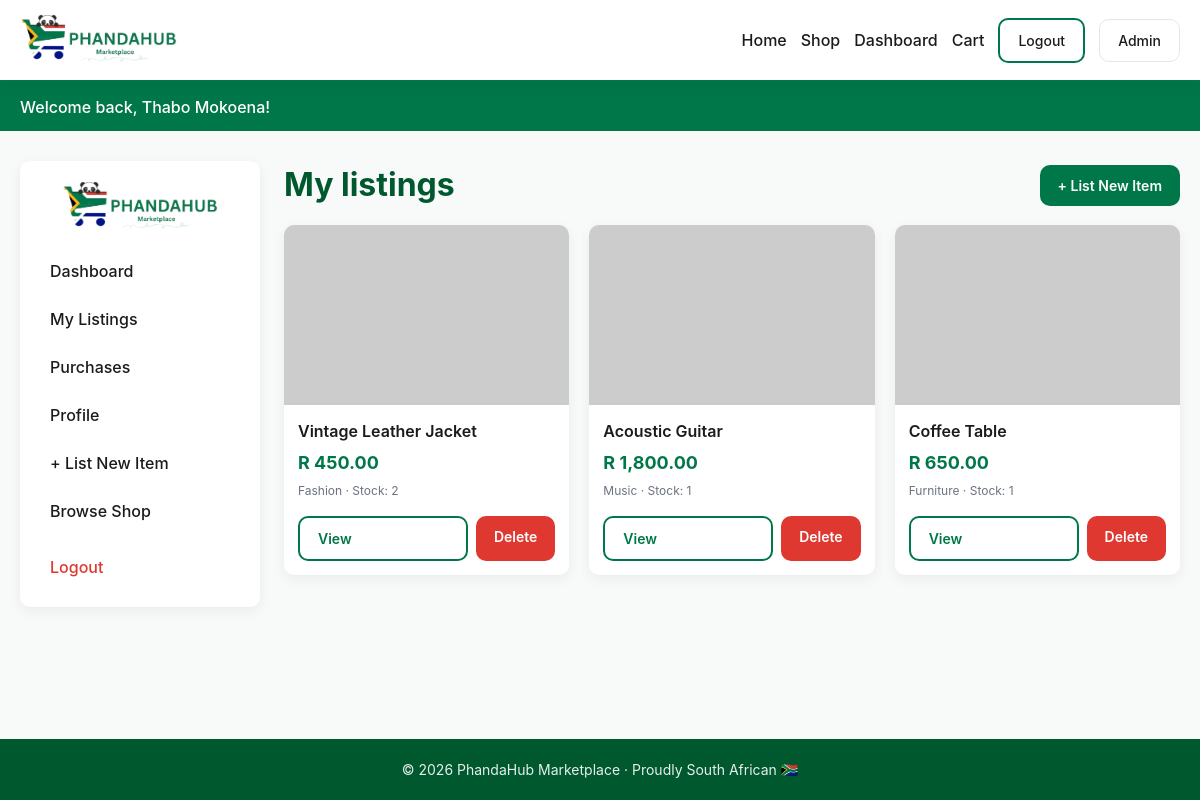
The page /my_listings.php (signed in) on the database its author committed.
### tables this page shows
CREATE TABLE IF NOT EXISTS products (
  id           INT AUTO_INCREMENT PRIMARY KEY,
  user_id      INT NOT NULL,
  title        VARCHAR(150) NOT NULL,
  description  TEXT NOT NULL,
  price        DECIMAL(10,2) NOT NULL,
  category     VARCHAR(50)  NOT NULL,
  image        VARCHAR(255) NOT NULL,
  stock        INT NOT NULL DEFAULT 1,
  created_at   TIMESTAMP DEFAULT CURRENT_TIMESTAMP,
  FOREIGN KEY (user_id) REFERENCES users(id) ON DELETE CASCADE
);

### includes/auth.php (called while the page is built, shortened)
<?php
function base_url($path = '') {
    $script = str_replace('\\', '/', dirname($_SERVER['SCRIPT_NAME']));
    if ($script === '/' || $script === '\\') $script = '';
    return $script . '/' . ltrim($path, '/');
}
function e($s) { return htmlspecialchars($s ?? '', ENT_QUOTES, 'UTF-8'); }

### my_listings.php (the view, shortened to what this page needs)
<?php
require_once __DIR__ . '/includes/auth.php';
require_once __DIR__ . '/includes/db.php';
$uid = (int)$_SESSION['user_id'];
$items = $conn->query("SELECT * FROM products WHERE user_id=$uid ORDER BY created_at DESC");
include __DIR__ . '/includes/header.php';
?>
<div class="layout">
  <?php include __DIR__ . '/includes/sidebar.php'; ?>
  <div>
    <div style="display:flex;justify-content:space-between;align-items:center;margin-bottom:16px;">
      <h1 style="color:var(--green-dark);">My listings</h1>
      <a href="<?= base_url('sell.php') ?>" class="btn btn-primary">+ List New Item</a>
    </div>
    <?php if ($items->num_rows === 0): ?>
      <div class="empty card">You haven't listed anything yet.</div>
    <?php else: ?>
      <div class="grid grid-3">
        <?php while ($p = $items->fetch_assoc()): ?>
          <div class="product">
            <img src="<?= e($p['image']) ?>" alt="">
            <div class="product-body">
              <div class="product-title"><?= e($p['title']) ?></div>
              <div class="product-price">R <?= number_format($p['price'],2) ?></div>
              <div class="product-meta"><?= e($p['category']) ?> &middot; Stock: <?= (int)$p['stock'] ?></div>
              <div class="product-actions">
                <a href="<?= base_url('product.php?id='.$p['id']) ?>" class="btn btn-outline" style="flex:1;">View</a>
                <a href="?delete=<?= $p['id'] ?>" class="btn btn-danger" onclick="return confirm('Delete this listing?')">Delete</a>
              </div>
            </div>
          </div>
        <?php endwhile; ?>
      </div>
    <?php endif; ?>
  </div>
</div>
<?php include __DIR__ . '/includes/footer.php'; ?>

### css/style.css (style rules this page uses)
* { box-sizing: border-box; margin: 0; padding: 0; }
:root { --green: #007749; --green-dark: #00582f; --gold: #FFB81C; --red: #DE3831; --bg: #f7faf8; --text: #1b1b1b; --muted: #6b7280; --border: #e3e8e4; --card: #ffffff; --shadow: 0 4px 14px rgba(0,0,0,.06); --radius: 10px; }
body { font-family: -apple-system, BlinkMacSystemFont, "Segoe UI", Roboto, Helvetica, Arial, sans-serif; background: var(--bg); color: var(--text); line-height: 1.5; min-height: 100vh; display: flex; flex-direction: column; }
a { color: var(--green); text-decoration: none; }
.btn { display: inline-block; padding: 10px 18px; border-radius: var(--radius); font-weight: 600; cursor: pointer; border: none; font-size: 14px; transition: transform .05s, box-shadow .15s, background .15s; }
.btn-primary { background: var(--green); color: #fff; }
.btn-outline { background: #fff; color: var(--green); border: 2px solid var(--green); }
.btn-danger { background: var(--red); color: #fff; }
.grid { display: grid; gap: 20px; }
.grid-3 { grid-template-columns: repeat(3, 1fr); }
.product { background: #fff; border-radius: var(--radius); overflow: hidden; box-shadow: var(--shadow); display: flex; flex-direction: column; }
.product img { width: 100%; height: 180px; object-fit: cover; background: #eee; }
.product-body { padding: 14px; display: flex; flex-direction: column; gap: 6px; flex: 1; }
.product-title { font-weight: 600; font-size: 16px; color: var(--text); }
.product-price { font-size: 18px; color: var(--green); font-weight: 700; }
.product-meta { font-size: 12px; color: var(--muted); }
.product-actions { margin-top: auto; padding-top: 10px; display: flex; gap: 8px; }
.layout { display: grid; grid-template-columns: 240px 1fr; gap: 24px; align-items: start; }

### rows shown on the page
products: title "Vintage Leather Jacket", price "450.00", category "Fashion", stock "2"
products: title "Acoustic Guitar", price "1,800.00", category "Music", stock "1"
products: title "Coffee Table", price "650.00", category "Furniture", stock "1"

### other values the page prints
$flash['msg'] "Welcome back, Thabo Mokoena!"
